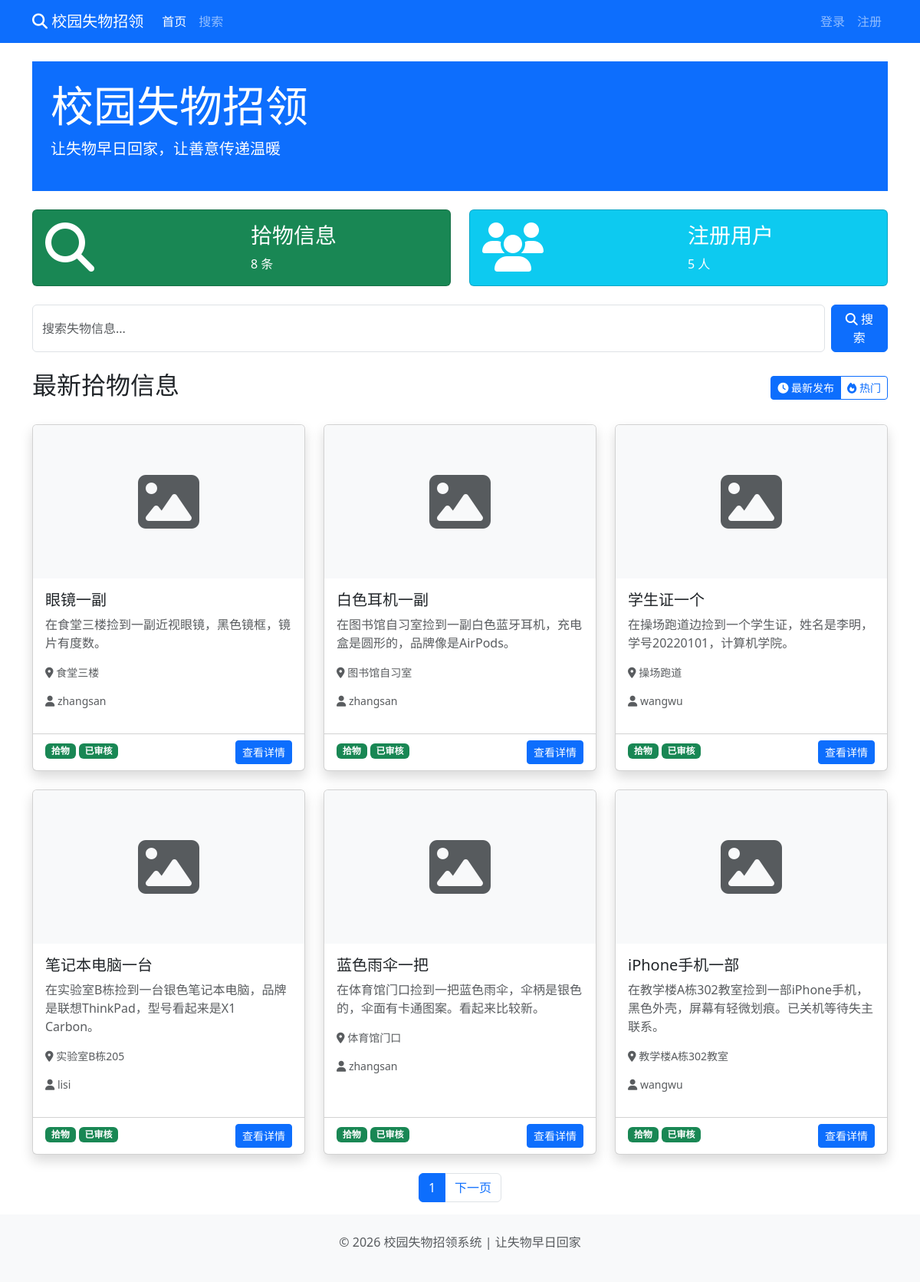
The page / on the database its author committed.
### app.py (models this page shows, shortened)
class Post(db.Model):
    id = db.Column(db.Integer, primary_key=True)
    title = db.Column(db.String(100), nullable=False)
    description = db.Column(db.Text, nullable=False)
    pickup_time = db.Column(db.String(50), nullable=False)
    location = db.Column(db.String(100), nullable=False)
    place_location = db.Column(db.String(100), nullable=False)
    image = db.Column(db.String(200))
    author_id = db.Column(db.Integer, db.ForeignKey('user.id', ondelete='CASCADE'), nullable=False)
    post_type = db.Column(db.String(10), default='found')
    status = db.Column(db.String(20), default='pending')
    created_at = db.Column(db.DateTime, default=datetime.datetime.now)
    author = db.relationship('User', backref=db.backref('posts', lazy=True))

class User(UserMixin, db.Model):
    id = db.Column(db.Integer, primary_key=True)
    username = db.Column(db.String(80), unique=True, nullable=False)
    password_hash = db.Column(db.String(120), nullable=False)
    role = db.Column(db.String(20), default='user')
    created_at = db.Column(db.DateTime, default=datetime.datetime.now)

### app.py (the view)
@app.route('/')
def index():
    page = request.args.get('page', 1, type=int)
    sort = request.args.get('sort', 'time', type=str)
    if sort == 'hot':
        posts = Post.query.filter_by(status='approved').order_by(Post.created_at.desc()).paginate(page=page, per_page=6)
    else:
        posts = Post.query.filter_by(status='approved').order_by(Post.created_at.desc()).paginate(page=page, per_page=6)
    total_posts = Post.query.filter_by(status='approved').count()
    total_users = User.query.count()
    return render_template('index.html', posts=posts.items, page=page, total_pages=posts.pages, total_posts=total_posts, total_users=total_users, sort=sort)

### templates/index.html (shortened to what this page needs)
{% extends "base.html" %}
{% block content %}
<div class="mb-4">
    <div class="bg-primary text-white p-4 rounded-lg">
        <h1 class="display-4">校园失物招领</h1>
        <p class="lead">让失物早日回家，让善意传递温暖</p>
    </div>
</div>
<div class="row mb-4">
    <div class="col-md-6">
        <div class="card bg-success text-white">
            <div class="card-body">
                <div class="row">
                    <div class="col-6">
                        <i class="fas fa-search fa-4x"></i>
                    </div>
                    <div class="col-6 text-right">
                        <h3 class="card-title">拾物信息</h3>
                        <p class="card-text">{{ total_posts }} 条</p>
                    </div>
                </div>
            </div>
        </div>
    </div>
    <div class="col-md-6">
        <div class="card bg-info text-white">
            <div class="card-body">
                <div class="row">
                    <div class="col-6">
                        <i class="fas fa-users fa-4x"></i>
                    </div>
                    <div class="col-6 text-right">
                        <h3 class="card-title">注册用户</h3>
                        <p class="card-text">{{ total_users }} 人</p>
                    </div>
                </div>
            </div>
        </div>
    </div>
</div>
<div class="mb-4">
    <form class="d-flex" action="{{ url_for('search') }}" method="GET">
        <input class="form-control me-2" type="search" name="keyword" placeholder="搜索失物信息..." aria-label="搜索">
        <button class="btn btn-primary" type="submit">
            <i class="fas fa-search"></i> 搜索
        </button>
    </form>
</div>
<div class="mb-4">
    <div class="d-flex justify-content-between align-items-center">
        <h2>最新拾物信息</h2>
        <div class="btn-group">
            <a href="{{ url_for('index', page=1, sort='time') }}" class="btn btn-sm {% if sort == 'time' %}btn-primary{% else %}btn-outline-primary{% endif %}">
                <i class="fas fa-clock"></i> 最新发布
            </a>
            <a href="{{ url_for('index', page=1, sort='hot') }}" class="btn btn-sm {% if sort == 'hot' %}btn-primary{% else %}btn-outline-primary{% endif %}">
                <i class="fas fa-fire"></i> 热门
            </a>
        </div>
    </div>
</div>
<div class="row row-cols-1 row-cols-md-2 row-cols-lg-3 g-4">
    {% for post in posts %}
    <div class="col">
        <div class="card h-100 shadow">
            {% if post.image %}
            <img src="{{ url_for('static', filename='images/' + post.image) }}" class="card-img-top" alt="物品图片" style="height: 200px; object-fit: cover;">
            {% else %}
            <div class="card-img-top bg-light d-flex align-items-center justify-content-center" style="height: 200px;">
                <i class="fas fa-image fa-5x text-muted"></i>
            </div>
            {% endif %}
            <div class="card-body">
                <h5 class="card-title">{{ post.title }}</h5>
                <p class="card-text text-muted">{{ post.description[:50] }}{% if post.description|length > 50 %}...{% endif %}</p>
                <div class="small text-muted">
                    <p><i class="fas fa-map-marker-alt"></i> {{ post.location }}</p>
                    <p><i class="fas fa-user"></i> {{ post.author.username }}</p>
                </div>
            </div>
            <div class="card-footer bg-transparent">
                <span class="badge bg-{{ 'success' if post.post_type == 'found' else 'danger' }}">
                    {{ '拾物' if post.post_type == 'found' else '失物' }}
                </span>
                <span class="badge bg-{{ 'success' if post.status == 'approved' else 'warning' }}">
                    {{ '已审核' if post.status == 'approved' else '待审核' }}
                </span>
                <a href="{{ url_for('post_detail', post_id=post.id) }}" class="btn btn-primary float-end btn-sm">
                    查看详情
                </a>
            </div>
        </div>
    </div>
    {% else %}
    <div class="col-12 text-center py-8">
        <i class="fas fa-inbox fa-5x text-muted mb-3"></i>
        <p class="text-muted">暂无拾物信息，快来发布第一条吧！</p>
    </div>
    {% endfor %}
</div>
{% if posts %}
<div class="mt-4">
    <nav aria-label="分页">
        <ul class="pagination justify-content-center">
            <li class="page-item active">
                <span class="page-link">{{ page }}</span>
            </li>
            {% if page < total_pages %}
            <li class="page-item">
                <a class="page-link" href="{{ url_for('index', page=page+1) }}">下一页</a>
            </li>
            {% endif %}
        </ul>
    </nav>
</div>
{% endif %}
{% endblock %}

### templates/base.html (shortened to what this page needs)
<!DOCTYPE html>
<html lang="zh-CN">
<head>
    <link href="https://cdn.jsdelivr.net/npm/bootstrap@5.3.0/dist/css/bootstrap.min.css" rel="stylesheet">
    <link href="https://cdnjs.cloudflare.com/ajax/libs/font-awesome/6.4.0/css/all.min.css" rel="stylesheet">
    <link rel="stylesheet" href="{{ url_for('static', filename='css/style.css') }}">
</head>
<body>
    <nav class="navbar navbar-expand-lg navbar-dark bg-primary">
        <div class="container">
            <a class="navbar-brand" href="{{ url_for('index') }}">
                <i class="fas fa-search"></i> 校园失物招领
            </a>
            <div class="collapse navbar-collapse" id="navbarNav">
                <ul class="navbar-nav me-auto">
                    <li class="nav-item">
                        <a class="nav-link {% if request.path == '/' %}active{% endif %}" href="{{ url_for('index') }}">首页</a>
                    </li>
                    <li class="nav-item">
                        <a class="nav-link" href="{{ url_for('search') }}">搜索</a>
                    </li>
                </ul>
                <ul class="navbar-nav">
                    {% if current_user.is_authenticated %}
                    <li class="nav-item dropdown">
                        <a class="nav-link dropdown-toggle" href="#" role="button" data-bs-toggle="dropdown">
                            <i class="fas fa-user"></i> {{ current_user.username }}
                        </a>
                        <ul class="dropdown-menu">
                            {% if current_user.role == 'admin' %}
                            <li><a class="dropdown-item" href="{{ url_for('admin_dashboard') }}">管理后台</a></li>
                            {% endif %}
                            <li><a class="dropdown-item" href="{{ url_for('my_posts') }}">我的发布</a></li>
                            <li><hr class="dropdown-divider"></li>
                            <li><a class="dropdown-item" href="{{ url_for('logout') }}">退出登录</a></li>
                        </ul>
                    </li>
                    {% else %}
                    <li class="nav-item">
                        <a class="nav-link" href="{{ url_for('login') }}">登录</a>
                    </li>
                    <li class="nav-item">
                        <a class="nav-link" href="{{ url_for('register') }}">注册</a>
                    </li>
                    {% endif %}
                </ul>
            </div>
        </div>
    </nav>
    <main class="container mt-4">
        {% block content %}{% endblock %}
    </main>
    <footer class="bg-light py-4 mt-8">
        <div class="container text-center text-muted">
            <p>&copy; 2026 校园失物招领系统 | 让失物早日回家</p>
        </div>
    </footer>
</body>
</html>

### static/css/style.css (style rules this page uses)
body { min-height: 100vh; display: flex; flex-direction: column; }
main { flex: 1; }
.card { transition: transform 0.3s ease, box-shadow 0.3s ease; }
.card-img-top { object-fit: cover; transition: transform 0.3s ease; }
.btn { transition: opacity 0.2s; }

### rows shown on the page
Post: title "眼镜一副", description "在食堂三楼捡到一副近视眼镜，黑色镜框，镜片有度数。", location "食堂三楼", author.username "zhangsan", post_type "拾物", status "已审核"
Post: title "白色耳机一副", description "在图书馆自习室捡到一副白色蓝牙耳机，充电盒是圆形的，品牌像是AirPods。", location "图书馆自习室", author.username "zhangsan", post_type "拾物", status "已审核"
Post: title "学生证一个", description "在操场跑道边捡到一个学生证，姓名是李明，学号20220101，计算机学院。", location "操场跑道", author.username "wangwu", post_type "拾物", status "已审核"
Post: title "笔记本电脑一台", description "在实验室B栋捡到一台银色笔记本电脑，品牌是联想ThinkPad，型号看起来是X1 Carbon。", location "实验室B栋205", author.username "lisi", post_type "拾物", status "已审核"
Post: title "蓝色雨伞一把", description "在体育馆门口捡到一把蓝色雨伞，伞柄是银色的，伞面有卡通图案。看起来比较新。", location "体育馆门口", author.username "zhangsan", post_type "拾物", status "已审核"
Post: title "iPhone手机一部", description "在教学楼A栋302教室捡到一部iPhone手机，黑色外壳，屏幕有轻微划痕。已关机等待失主联系。", location "教学楼A栋302教室", author.username "wangwu", post_type "拾物", status "已审核"

### other values the page prints
{{ total_posts }} "8"
{{ total_users }} "5"
{{ page }} "1"
